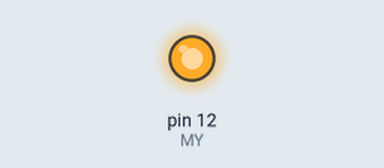
The sketch below on a simulated Arduino Uno, built with avr-gcc and run on an emulated ATmega328P. Parts: output pins drawn as LEDs (lit = HIGH).

Above: at 0.5 s.
At 6.0 s:
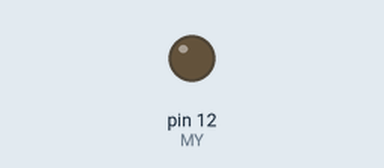
Timing chart, 0 to 14.3 s (numbered marks = the images above):
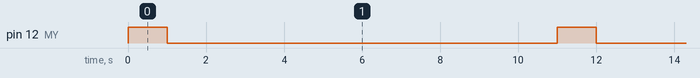

The sketch:

sound_sketch_feb18b.ino
```cpp
int MY = 12;

void setup() {
  // put your setup code here, to run once:
  pinMode(MY, OUTPUT);

}

void loop() {
  // put your main code here, to run repeatedly:
    digitalWrite(MY, HIGH);   // turn the LED on (HIGH is the voltage level)
    delay(1000);
    digitalWrite(MY, LOW);    // turn the LED off by making the voltage LOW
    delay(10000);

}
```

Measured:
- by itself, pin 12 (MY): alternates HIGH for 1.0 s and LOW for 10.0 s
